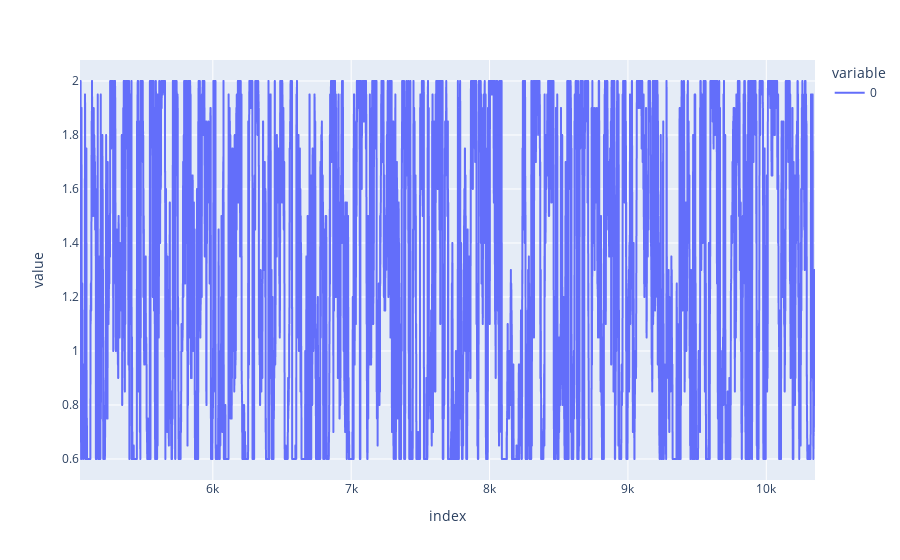

The code cell stored with this chart in its notebook:
### Code cell
tmp4 = pd.read_csv(rf"H:\all\RL_Shrinkage_2024\ONE_YR_long_only\NonLinear_Shrinkage\intensity_of_intensity_data\all_res_p500_v2.csv", index_col=0)
px.line(tmp4.iloc[5040:, 2:].idxmin(axis=1).astype(np.float64))

### Figure 1 — Plotly figure (JSON) as saved in the notebook; plotly's stock layout.template omitted (floating-point values rounded to 4 significant figures; data arrays with more than 128 entries replaced by an {"elided": "..."} marker saying what was removed)
{"data": [{"hovertemplate": "variable=0<br>index=%{x}<br>value=%{y}<extra></extra>", "legendgroup": "0", "line": {"color": "#636efa", "dash": "solid"}, "marker": {"symbol": "circle"}, "mode": "lines", "name": "0", "showlegend": true, "type": "scattergl", "x": {"elided": "5313 int values"}, "xaxis": "x", "y": {"elided": "5313 float values"}, "yaxis": "y"}], "layout": {"legend": {"title": {"text": "variable"}, "tracegroupgap": 0}, "margin": {"t": 60}, "xaxis": {"anchor": "y", "domain": [0, 1], "title": {"text": "index"}}, "yaxis": {"anchor": "x", "domain": [0, 1], "title": {"text": "value"}}}}
